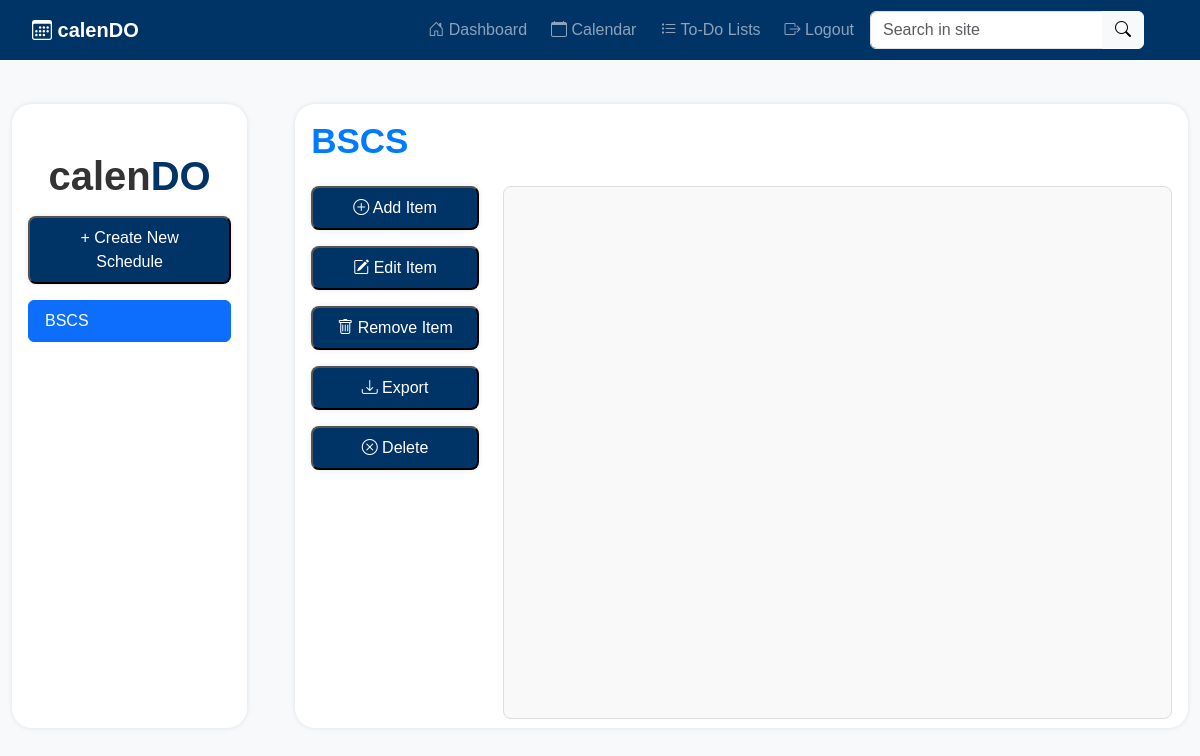
The page /calendar/ (signed in) on the database as committed earlier.
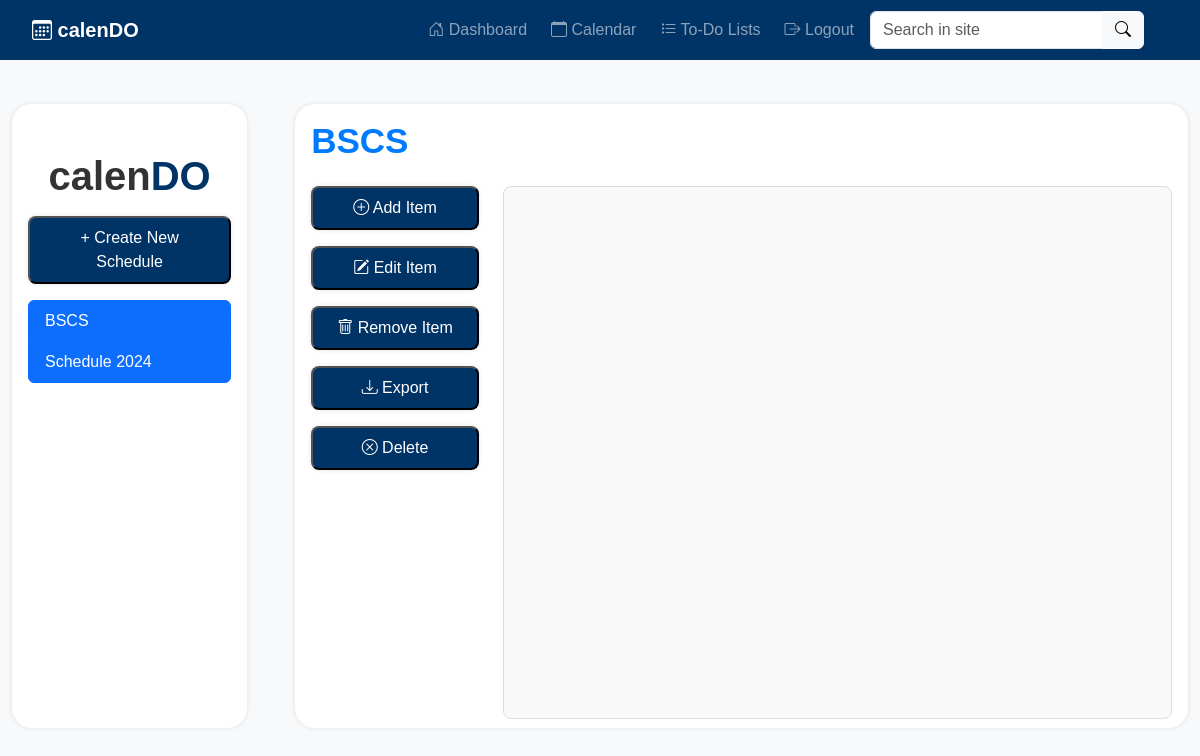
The same page on the database as committed later.
### calendo/models.py (models this page shows, shortened)
class Schedule(models.Model):
    schedule_name = models.CharField(max_length=255)
    user = models.ForeignKey(User, on_delete=models.CASCADE, related_name="schedules")
    created_at = models.DateTimeField(auto_now_add=True)
    updated_at = models.DateTimeField(auto_now=True)
    slug = models.SlugField(unique=True, blank=True)

### calendo/views.py (the view)
# urls.py: path('calendar/', views.calendar_index, name='calendar_index'),
def calendar_index(request, schedule_name=None):
    schedules = Schedule.objects.filter(user=request.user)
    days_of_week = ['Monday', 'Tuesday', 'Wednesday', 'Thursday', 'Friday', 'Saturday', 'Sunday']
    first_schedule = schedules.first()
    schedule = first_schedule if schedule_name is None else get_object_or_404(Schedule, slug=schedule_name, user=request.user)
    items = schedule.items.prefetch_related('occurrences__days_of_week') if schedule else []
    current_week_dates = get_current_week_dates()
    event_list = []
    for item in items:
        for occurrence in item.occurrences.all():
            occurrence.days = [day.name for day in occurrence.days_of_week.all()]
            for day_name in occurrence.days:
                if day_name in current_week_dates:
                    event_date = current_week_dates[day_name]
                    event_list.append({
                        'title': item.item_name,
                        'start': f"{event_date}T{occurrence.start_time}",
                        'end': f"{event_date}T{occurrence.end_time}",
                    })
    return render(request, "calendar/calendar-index.html", {
        "schedules": schedules,
        "schedule": schedule,
        "first_schedule": first_schedule,
        "items": items,
        "days_of_week": days_of_week,
        "events": event_list,  # Pass the calculated events to the template
    })

### calendo/views.py (called while the page is built)
def get_current_week_dates():
    today = datetime.today()
    start_of_week = today - timedelta(days=today.weekday())  # Monday of the current week
    return {
        day_name: (start_of_week + timedelta(days=i)).date()
        for i, day_name in enumerate(['Monday', 'Tuesday', 'Wednesday', 'Thursday', 'Friday', 'Saturday', 'Sunday'])
    }

### templates/calendar/calendar-index.html (shortened to what this page needs)
{% extends "partials/base.html" %}
{% block content %}
<link href='https://cdn.jsdelivr.net/npm/fullcalendar@5.10.1/main.min.css' rel='stylesheet' />
<link href='https://cdn.jsdelivr.net/npm/fullcalendar@5.10.1/main.min.css' rel='stylesheet' />
<link href="https://cdn.jsdelivr.net/npm/bootstrap-icons/font/bootstrap-icons.css" rel="stylesheet">
<div class="d-flex mt-4">
    {% if schedules.exists %}
            <div class="sidebar">
                <h3 style="margin-top: 2rem; font-size: 40px; font-weight: 800; text-align: center;">calen<span style="color: #003366; font-weight: 800;">DO</span></h3>
                <button class="create-btn btn-block" data-bs-toggle="modal" data-bs-target="#createScheduleModal">+ Create New Schedule</button>
                <ul class="list-group" id="scheduleList">
                    {% for schedule in schedules %}
                        <li class="list-group-item schedule-list-item {% if schedule.id == schedule.id %}active{% endif %}">
                            <a href="{% url 'schedule_detail' schedule.slug %}" class="text-decoration-none text-white">{{ schedule.schedule_name }}</a>
                        </li>
                    {% empty %}
                        <li class="list-group-item schedule-list-item">No schedules available</li>
                    {% endfor %}
                </ul>
            </div>
            <div class="content col-10 position-relative" id="calendarIndex">
                    <div class="d-flex justify-content-between align-items-center mb-3">
                    <h2 style="color: #007bff; font-size: 35px; font-weight: bold;">
                        {{ schedule.schedule_name|default:"No Schedule Available" }}
                    </h2>
                </div>
                <div class="d-flex h-100">
                    <div class="d-flex flex-column align-items-start me-4">
                        <button class="create-btn btn-block" data-bs-toggle="modal" data-bs-target="#addItemModal">
                            <i class="bi bi-plus-circle"></i> Add Item
                        </button>
                        <button class="create-btn btn-block" data-bs-toggle="modal" data-bs-target="#editItemModal">
                            <i class="bi bi-pencil-square"></i> Edit Item
                        </button>
                        <button class="create-btn btn-block" data-bs-toggle="modal" data-bs-target="#selectItemToRemoveModal">
                            <i class="bi bi-trash"></i> Remove Item
                        </button>
                        <button class="create-btn btn-block" data-bs-toggle="modal" data-bs-target="#exportScheduleModal">
                            <i class="bi bi-download"></i> Export
                        </button>
                        <button class="create-btn btn-block delete-schedule-button" data-bs-toggle="modal" data-bs-target="#deleteScheduleModal" data-schedule-slug="{{ schedule.slug }}" data-schedule-name="{{ schedule.schedule_name }}">
                            <i class="bi bi-x-circle"></i> Delete
                        </button>
                    </div>
                    <div class="flex-grow-1 position-relative">
                        <div id="interactiveCalendar" style="height: 90%;">
                        </div>
                    </div>
                </div>
            </div>
    {% else %}
        <div class="col-md-12 text-center">
            <p>No schedule available. Click the button below to add a new schedule.</p>
            <button class="btn btn-outline-primary" data-bs-toggle="modal" data-bs-target="#createScheduleModal">Add Schedule</button>
        </div>
    {% endif %}
</div>
{% endblock %}

Rows that differ between the two databases and show on the page:
added Schedule: schedule_name "Schedule 2024"
